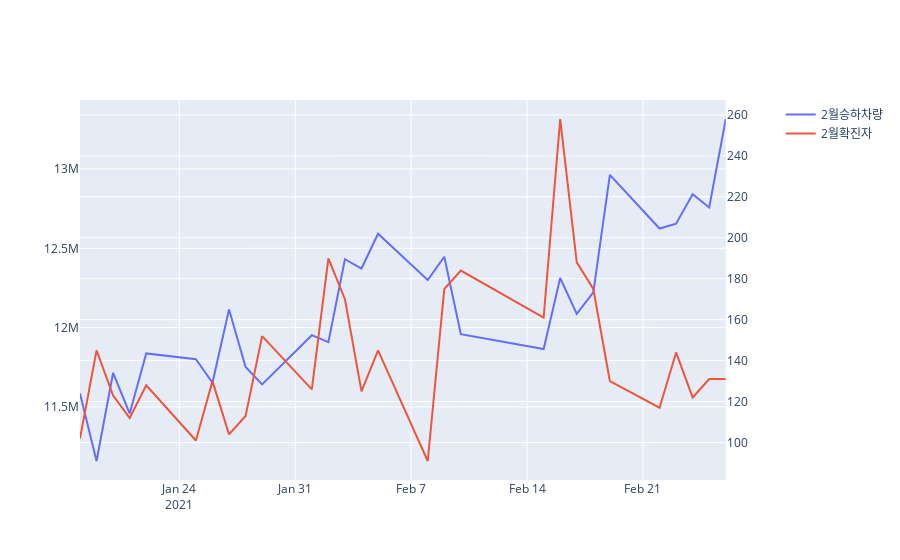

This figure's notebook cell:
### Code cell
from plotly.subplots import make_subplots

fig = make_subplots(specs=[[{'secondary_y': True}]])


# fig.add_trace(go.Scatter(x=df_biz1['date'], y= df_biz1['subway'], name ='1월승하차량'), secondary_y=False)  
# fig.add_trace(go.Scatter(x=df_biz1['date'], y= df_biz1['COVID-19'], name ='1월확진자'), secondary_y=True) 

fig.add_trace(go.Scatter(x=df_biz2['date'], y= df_biz2['subway'], name ='2월승하차량'), secondary_y=False)  
fig.add_trace(go.Scatter(x=df_biz2['date'], y= df_biz2['COVID-19'], name ='2월확진자'), secondary_y=True)
